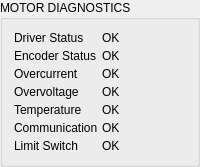
             <widget class="QGroupBox" name="gb_motor_diag">
              <property name="sizePolicy">
               <sizepolicy hsizetype="Expanding" vsizetype="Expanding">
                <horstretch>0</horstretch>
                <verstretch>0</verstretch>
               </sizepolicy>
              </property>
              <property name="title">
               <string>MOTOR DIAGNOSTICS</string>
              </property>
              <layout class="QFormLayout">
               <property name="horizontalSpacing">
                <number>4</number>
               </property>
               <property name="verticalSpacing">
                <number>4</number>
               </property>
               <item row="0" column="0">
                <widget class="QLabel" name="label">
                 <property name="text">
                  <string>Driver Status</string>
                 </property>
                </widget>
               </item>
               <item row="0" column="1">
                <widget class="QLabel" name="label">
                 <property name="text">
                  <string>OK</string>
                 </property>
                </widget>
               </item>
               <item row="1" column="0">
                <widget class="QLabel" name="label">
                 <property name="text">
                  <string>Encoder Status</string>
                 </property>
                </widget>
               </item>
               <item row="1" column="1">
                <widget class="QLabel" name="label">
                 <property name="text">
                  <string>OK</string>
                 </property>
                </widget>
               </item>
               <item row="2" column="0">
                <widget class="QLabel" name="label">
                 <property name="text">
                  <string>Overcurrent</string>
                 </property>
                </widget>
               </item>
               <item row="2" column="1">
                <widget class="QLabel" name="label">
                 <property name="text">
                  <string>OK</string>
                 </property>
                </widget>
               </item>
               <item row="3" column="0">
                <widget class="QLabel" name="label">
                 <property name="text">
                  <string>Overvoltage</string>
                 </property>
                </widget>
               </item>
               <item row="3" column="1">
                <widget class="QLabel" name="label">
                 <property name="text">
                  <string>OK</string>
                 </property>
                </widget>
               </item>
               <item row="4" column="0">
                <widget class="QLabel" name="label">
                 <property name="text">
                  <string>Temperature</string>
                 </property>
                </widget>
               </item>
               <item row="4" column="1">
                <widget class="QLabel" name="label">
                 <property name="text">
                  <string>OK</string>
                 </property>
                </widget>
               </item>
               <item row="5" column="0">
                <widget class="QLabel" name="label">
                 <property name="text">
                  <string>Communication</string>
                 </property>
                </widget>
               </item>
               <item row="5" column="1">
                <widget class="QLabel" name="label">
                 <property name="text">
                  <string>OK</string>
                 </property>
                </widget>
               </item>
               <item row="6" column="0">
                <widget class="QLabel" name="label">
                 <property name="text">
                  <string>Limit Switch</string>
                 </property>
                </widget>
               </item>
               <item row="6" column="1">
                <widget class="QLabel" name="label">
                 <property name="text">
                  <string>OK</string>
                 </property>
                </widget>
               </item>
              </layout>
             </widget>
